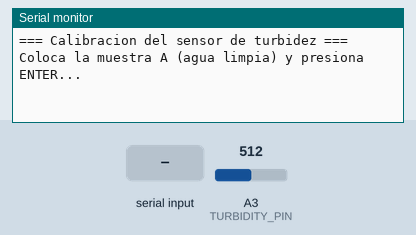
Bench run of a sketch on a simulated Arduino Uno, built with avr-gcc and run on an emulated ATmega328P. Parts: the last lines printed to the serial monitor. The test bench sets the inputs (shaded band); at power-on: A3 (TURBIDITY_PIN) = 512.

Above: at 0.8 s.
0.9 s: "1" received over Serial
At 2.5 s:
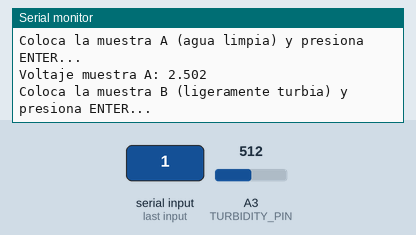
2.9 s: "0" received over Serial
At 4.1 s:
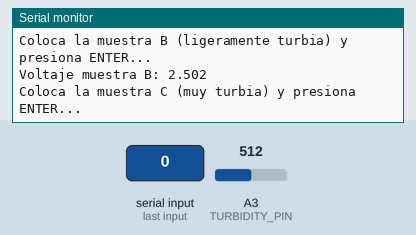
4.9 s: "2" received over Serial
At 6.7 s:
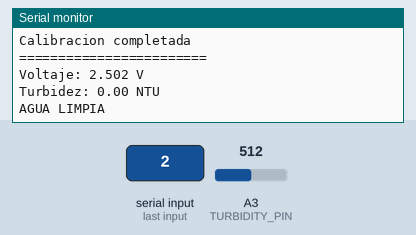
6.9 s: A3 (TURBIDITY_PIN) set to 503
At 9.6 s:
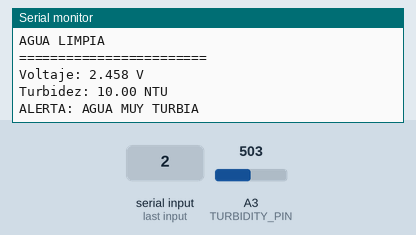
9.9 s: A3 (TURBIDITY_PIN) set to 511
At 11.6 s:
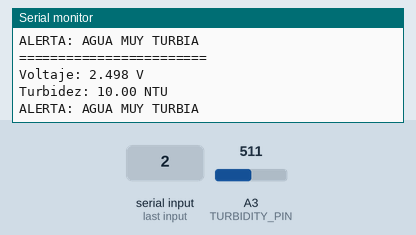

The sketch:

toma-turbidez.ino
```cpp
#define TURBIDITY_PIN A3

// Calibración
float vA, vB, vC;
float nA = 0;    // Agua limpia
float nB = 5;    // Ligeramente turbia
float nC = 10;   // Muy turbia

void setup() {
  Serial.begin(9600);

  Serial.println("=== Calibracion del sensor de turbidez ===");

  Serial.println("Coloca la muestra A (agua limpia) y presiona ENTER...");
  while (!Serial.available());
  while (Serial.available()) Serial.read();
  vA = medirVoltajeTurbidez();
  Serial.print("Voltaje muestra A: ");
  Serial.println(vA, 3);

  Serial.println("Coloca la muestra B (ligeramente turbia) y presiona ENTER...");
  while (!Serial.available());
  while (Serial.available()) Serial.read();
  vB = medirVoltajeTurbidez();
  Serial.print("Voltaje muestra B: ");
  Serial.println(vB, 3);

  Serial.println("Coloca la muestra C (muy turbia) y presiona ENTER...");
  while (!Serial.available());
  while (Serial.available()) Serial.read();
  vC = medirVoltajeTurbidez();
  Serial.print("Voltaje muestra C: ");
  Serial.println(vC, 3);

  Serial.println("\nCalibracion completada");
}

void loop() {

  float voltaje = medirVoltajeTurbidez();
  float turbidezNTU = calcularNTU(voltaje);

  Serial.println("========================");
  Serial.print("Voltaje: ");
  Serial.print(voltaje, 3);
  Serial.println(" V");

  Serial.print("Turbidez: ");
  Serial.print(turbidezNTU, 2);
  Serial.println(" NTU");

  if (turbidezNTU < 1) {
    Serial.println("AGUA LIMPIA");
  }
  else if (turbidezNTU >= 1 && turbidezNTU <= 5) {
    Serial.println("PRECAUCION: LIGERA TURBIDEZ");
  }
  else {
    Serial.println("ALERTA: AGUA MUY TURBIA");
  }

  delay(2000);
}

// ================= FUNCIONES =================

float medirVoltajeTurbidez() {
  long suma = 0;

  for (int i = 0; i < 10; i++) {
    suma += analogRead(TURBIDITY_PIN);
    delay(50);
  }

  float promedio = suma / 10.0;
  return (promedio * 5.0) / 1023.0;
}

float calcularNTU(float voltage) {
  float ntu;

  if (voltage >= vA)
    ntu = nA;
  else if (voltage <= vC)
    ntu = nC;
  else if (voltage < vB && voltage > vC)
    ntu = mapFloat(voltage, vB, vC, nB, nC);
  else
    ntu = mapFloat(voltage, vA, vB, nA, nB);

  return ntu;
}

float mapFloat(float x, float in_min, float in_max,
               float out_min, float out_max) {
  return (x - in_min) * (out_max - out_min) /
         (in_max - in_min) + out_min;
}
```

Measured:
- the behaviour switches between 512 and 511 on A3 (TURBIDITY_PIN) (found by bisection; images 3 and 4)
- after the input at 0.9 s, the serial monitor: prints a new line after 0.50 s (image 1)
- after the input at 2.9 s, the serial monitor: prints a new line after 0.50 s (image 2)
- after the input at 4.9 s, the serial monitor: prints a new line after 0.50 s (image 3)
- after the input at 6.9 s, the serial monitor: prints a new line after 1.5 s (image 4)
- after the input at 9.9 s, the serial monitor: prints a new line after 1.1 s (image 5)
